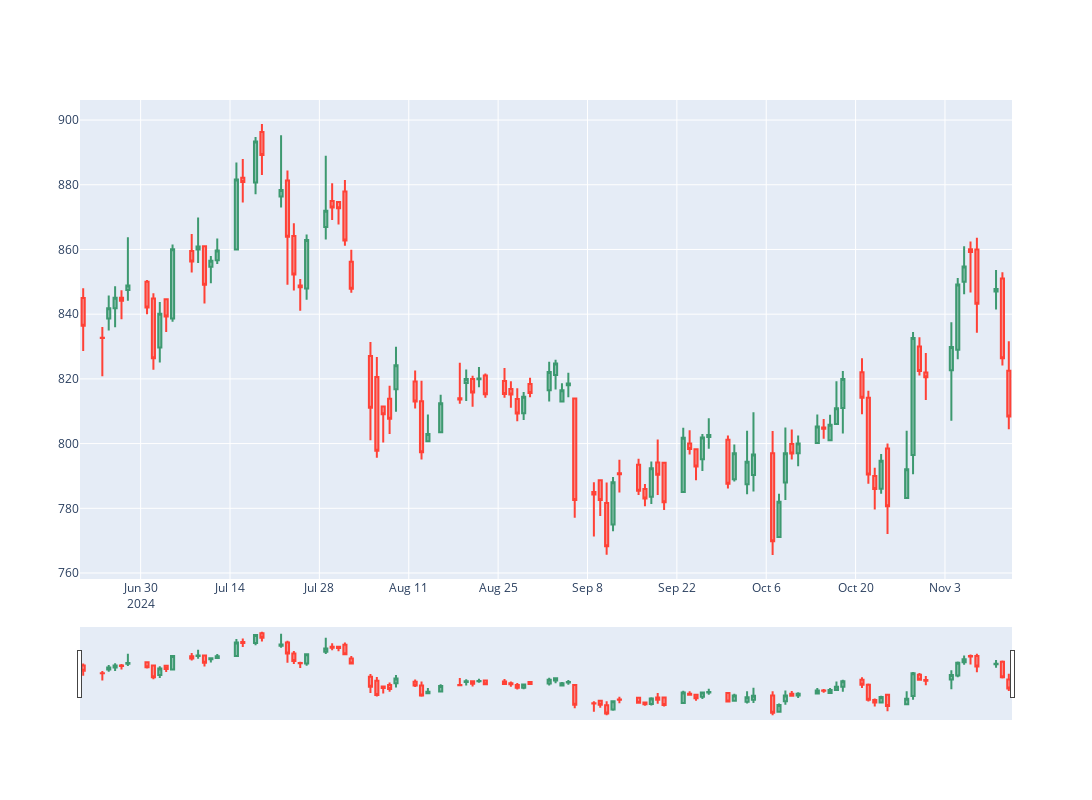

The notebook cell this image was saved under:
### Code cell
chart = go.Figure(
    data = [
        go.Candlestick(
            x = df2.index,
            open = df2["1. open"],
            high = df2["2. high"],
            low = df2["3. low"],
            close = df2["4. close"]
        )
    ]
)

chart.update_layout(width=1200, height=800)

chart.show()
